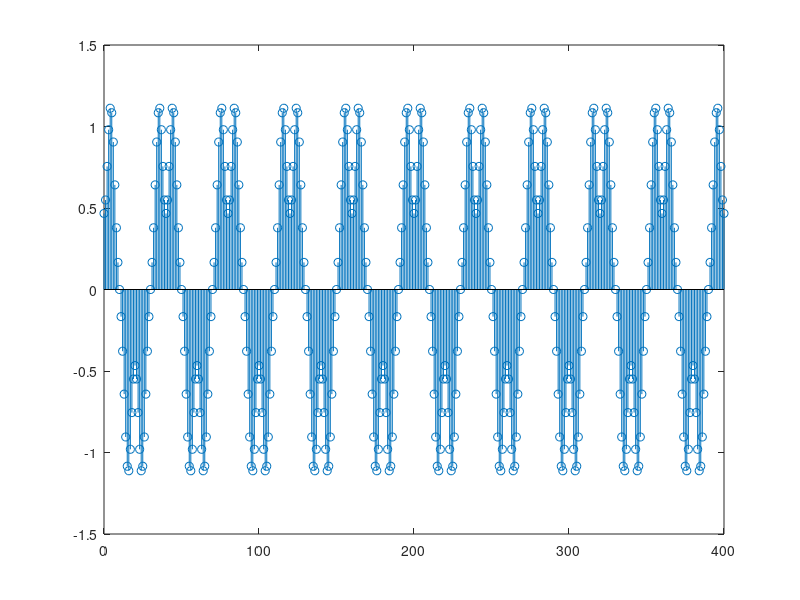

The MATLAB script that drew this image: (Note: this script raises an error after producing the figure.)
clc;
clear all;
close all;

n0 = 0 : 1 :  400;
%wmax = 0.07 * pi;
%wmin = 0.02 * pi;
%w0 = (wmax - wmin).*rand(1, 1) + wmin;
w0 = 0.05 * pi;
x = cos(w0.*n0) - (1/3).*(cos(3.*w0.*n0)) - (1/5).*(cos(5.*w0.*n0));

%--1--
stem(n0, x);

%--2--
[X, w] = dtft(x);
subplot(2,1,2);
stem(n0, x);
subplot(2,1,1);
plot(w,abs(X));

%--3--
n1 = -20 : 1 : 20;
h1 = sin(w0.*n1) ./ (pi.*n1);
h1 = fillmissing(h1, 'constant', w0/pi);
y1 = conv(x, h1);
[Y1, w] = dtft(y1);
subplot(2, 1, 2);
nOut = 0 : 1 : length(y1)-1;
stem(nOut, y1);
subplot(2, 1, 1);
plot(w, abs(Y1));

%--4--
n1 = -20 : 1 : 20;
h1 = sin(w0.*n1) ./ (pi.*n1);
h1 = fillmissing(h1, 'constant', w0/pi);
[H1, w] = dtft(h1);
subplot(1, 1, 1);
plot(w, abs(H1));

%--5--
n1 = -20 : 1 : 20;
h1 = sin(w0.*n1) ./ (pi.*n1);
h1 = fillmissing(h1, 'constant', w0/pi);
[H1, w] = dtft(h1);
n1_10 = n1 * 10;
h1_10 = sin(w0.*n1_10) ./ (pi.*n1_10);
h1_10 = fillmissing(h1_10, 'constant', w0/pi);
subplot(3, 1, 1);
plot(n1_10, h1_10);
subplot(3, 1, 2);
stem(n1_10, h1_10);
subplot(3, 1, 3);
plot(w, abs(H1));

%--6--


%--7--
n1 = -20 : 1 : 20;
h1 = sin(w0.*n1) ./ (pi.*n1);
h1 = fillmissing(h1, 'constant', w0/pi);
[H1, wh1] = dtft(h1);
[X3, wx3] = dtft(x);
H3 = exp(-25.*1i.*wh1) .* H1;
Y3 = X3 .* H3;
[y3, ni] = idtft(Y3);
subplot(2, 1, 2);
plot(ni, real(y3));
subplot(2, 1, 1);
plot(wx3, abs(Y3));

%--8--
n1 = -20 : 1 : 20;
h1 = sin(w0.*n1) ./ (pi.*n1);
h1 = fillmissing(h1, 'constant', w0/pi);
[H1, wh1] = dtft(h1);
[X4, wx4] = dtft(x);
H4 = exp(-25.*1i.*wh1.*wh1) .* H1;
Y4 = X4 .* H4;
[y4, ni] = idtft(Y4);
subplot(2, 1, 2);
plot(ni, real(y4));
subplot(2, 1, 1);
plot(wx4, abs(Y4));


